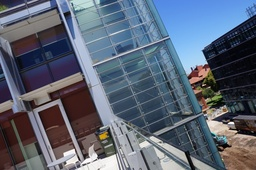
#> input picture Stereo_Image_Warping_Using_Fundamental_Matrix/1_1.JPG, 256 x 170 px, shrunk from 2000 x 1329 before the run, found by its file name
$ jupyter execute --allow-errors second.ipynb   (Python 2 division)
#> lines starting #> are read from the running program, lines starting #| are printed output that depends on the picture
[cell 1]
import cv2
from numpy import *

[cell 2]
img1 = cv2.imread('1_1.jpg')
#> img1 is the input picture: shape (170, 256, 3); mean B, G, R 116.2, 100.4, 91.4
img2 = cv2.imread('1_2.jpg')
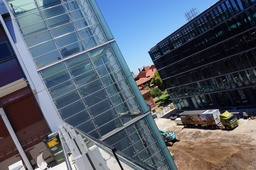
#> input picture Stereo_Image_Warping_Using_Fundamental_Matrix/1_2.JPG, 256 x 170 px, shrunk from 2000 x 1329 before the run, found by its file name
#> img2 is the input picture: shape (170, 256, 3); mean B, G, R 111.4, 97.2, 87.3
img1  = cv2.resize(img1,(0,0),fx = 0.2,fy = 0.2)
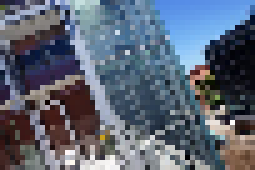
#> img1: shape (34, 51, 3) (shown 5 times larger); mean B, G, R 117, 101.3, 92.2
img2  = cv2.resize(img2,(0,0),fx = 0.2,fy = 0.2)
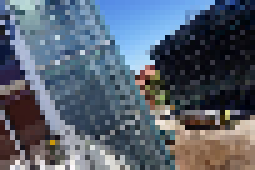
#> img2: shape (34, 51, 3) (shown 5 times larger); mean B, G, R 111.4, 97.2, 87.4
print img1.shape
#| (34, 51, 3)

[cell 3]
gray1 = cv2.cvtColor(img1,cv2.COLOR_BGR2GRAY)
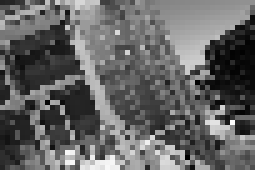
#> gray1: shape (34, 51) (shown 5 times larger); min 0, max 253, mean 100.3
gray2 = cv2.cvtColor(img2,cv2.COLOR_BGR2GRAY)
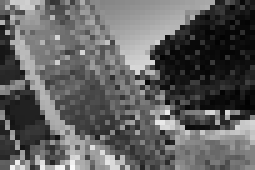
#> gray2: shape (34, 51) (shown 5 times larger); min 1, max 249, mean 95.9

[cell 4]
sift = cv2.xfeatures2d.SIFT_create()

[cell 5]
def calc_norm(arr1, arr2):
    return linalg.norm(arr1-arr2)

[cell 6]
#Fundamental matrix from img1 to img2
def Fundamental(img1,img2):
    kp1, des1 = sift.detectAndCompute(img1,None)
#> kp1 = 13 keypoints; strongest (x, y, size): (38, 11, 4.2), (20, 21, 2.2), (15, 9, 2), (43, 10, 2.7)
    kp2, des2 = sift.detectAndCompute(img2,None)
#> kp2 = 12 keypoints; strongest (x, y, size): (31, 10, 1.9), (9, 21, 2.4), (4, 9, 2.3), (33, 11, 4.3)
    FLANN_INDEX_KDTREE = 0
    index_params = dict(algorithm = FLANN_INDEX_KDTREE, trees = 5)
    search_params = dict(checks=50)

    flann = cv2.FlannBasedMatcher(index_params,search_params)
    matches = flann.knnMatch(des1,des2,k=2)
#> matches = 13 matches

    good = []
    pts1 = []
    pts2 = []

    # ratio test as per Lowe's paper
    for i,(m,n) in enumerate(matches):
        if m.distance < 0.8*n.distance:
            good.append(m)
            pts2.append(kp2[m.trainIdx].pt)
            pts1.append(kp1[m.queryIdx].pt)
#> this loop made 13 passes
#> after the loop, good = 6 matches; pts1 = [(15.6, 20.1), (16.39, 17.52), (20.07, 20.53), (29.6, 21.97), (42.57, 9.96), (42.57, 9.96)]; pts2 = [(4.6, 21.56), (5.56, 19.06), (9.04, 20.53), (18.9, 22.72), (31.06, 10.31), (31.06, 10.31)]

    pts1 = int32(pts1)
#> pts1 = [[15, 20], [16, 17], [20, 20], [29, 21], [42, 9], [42, 9]]
    pts2 = int32(pts2)
#> pts2 = [[4, 21], [5, 19], [9, 20], [18, 22], [31, 10], [31, 10]]
    F, mask = cv2.findFundamentalMat(pts1,pts2,cv2.FM_LMEDS)

    return F

[cell 7]
def epiline(pt2,F):
    lines1 = cv2.computeCorrespondEpilines(pt2.reshape(-1,1,2), 2,F)
    return lines1

[cell 8]
# [26 lines left out: function createGaussianFilter, not called in this run]

[cell 9]
def allpoints(img1):
    rows,cols = img1.shape[0],img1.shape[1]
#> rows = 34; cols = 51
    points = []
    for i in range(rows):
        for j in range(cols):
            points.append([j,i])
    return asarray(points)

[cell 10]
# [26 lines left out: function createGaussianFilter, not called in this run]

[cell 11]
F = Fundamental(img1,img2)
pts = allpoints(img2)
#> pts = 1734 pairs, first value 0 to 50, second value 0 to 33
#> (the rest of this cell did not finish here and is left out)
